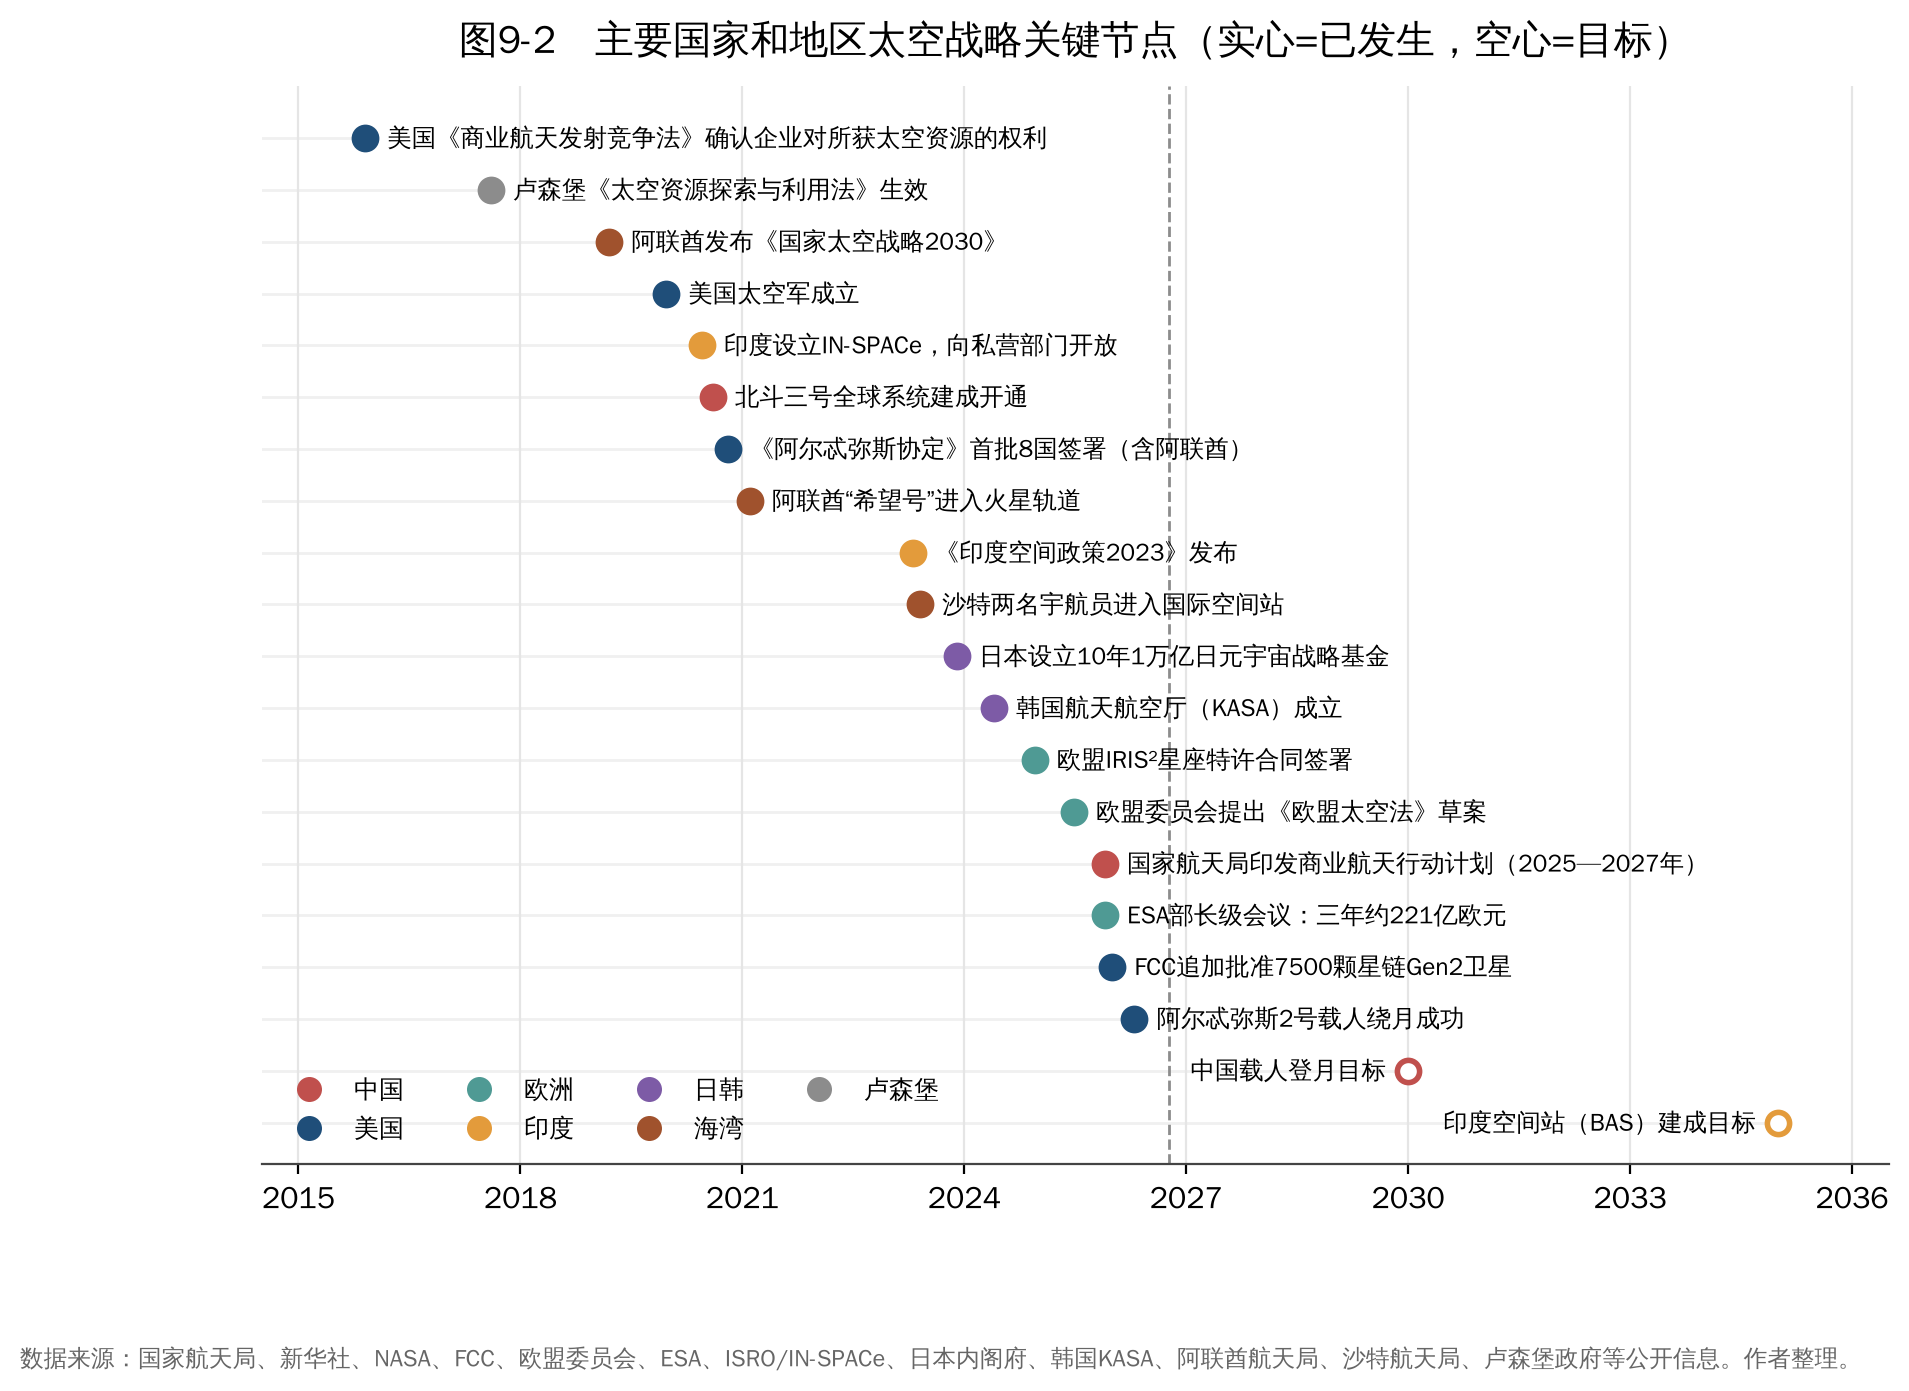

The script that drew this image:
import sys, pathlib
sys.path.insert(0, str(pathlib.Path(__file__).resolve().parents[2] / "common"))
from chartstyle import plt, PALETTE, ACCENT, GREY, save, source_note
from matplotlib.lines import Line2D

colors = {"中国": ACCENT, "美国": PALETTE[0], "欧洲": PALETTE[2], "印度": PALETTE[3], "日韩": PALETTE[4], "海湾": PALETTE[7], "卢森堡": GREY}
ev = [
    ("美国", 2015.9, "美国《商业航天发射竞争法》确认企业对所获太空资源的权利"),
    ("卢森堡", 2017.6, "卢森堡《太空资源探索与利用法》生效"),
    ("海湾", 2019.2, "阿联酋发布《国家太空战略2030》"),
    ("美国", 2019.97, "美国太空军成立"),
    ("印度", 2020.45, "印度设立IN-SPACe，向私营部门开放"),
    ("中国", 2020.6, "北斗三号全球系统建成开通"),
    ("美国", 2020.8, "《阿尔忒弥斯协定》首批8国签署（含阿联酋）"),
    ("海湾", 2021.1, "阿联酋“希望号”进入火星轨道"),
    ("印度", 2023.3, "《印度空间政策2023》发布"),
    ("海湾", 2023.4, "沙特两名宇航员进入国际空间站"),
    ("日韩", 2023.9, "日本设立10年1万亿日元宇宙战略基金"),
    ("日韩", 2024.4, "韩国航天航空厅（KASA）成立"),
    ("欧洲", 2024.95, "欧盟IRIS²星座特许合同签署"),
    ("欧洲", 2025.48, "欧盟委员会提出《欧盟太空法》草案"),
    ("中国", 2025.9, "国家航天局印发商业航天行动计划（2025—2027年）"),
    ("欧洲", 2025.9, "ESA部长级会议：三年约221亿欧元"),
    ("美国", 2026.0, "FCC追加批准7500颗星链Gen2卫星"),
    ("美国", 2026.3, "阿尔忒弥斯2号载人绕月成功"),
    ("中国", 2030.0, "中国载人登月目标"),
    ("印度", 2035.0, "印度空间站（BAS）建成目标"),
]
fig, ax = plt.subplots(figsize=(10.5, 7))
ax.grid(axis="x"); ax.grid(axis="y", visible=False)
n = len(ev)
for i, (c, x, lab) in enumerate(ev):
    y = n - 1 - i
    done = x <= 2026.77
    ax.plot([2014.5, x], [y, y], color="#F0F0F0", lw=1, zorder=0)
    ax.plot(x, y, "o", ms=8, color=colors[c] if done else "white", mec=colors[c], mew=2, zorder=3)
    if x < 2029:
        ax.text(x + 0.3, y, lab, va="center", ha="left", fontsize=8.8)
    else:
        ax.text(x - 0.3, y, lab, va="center", ha="right", fontsize=8.8)
ax.axvline(2026.77, color=GREY, ls="--", lw=1)
ax.set_yticks([]); ax.spines["left"].set_visible(False)
ax.set_xlim(2014.5, 2036.5); ax.set_ylim(-0.8, n)
ax.set_xticks(range(2015, 2037, 3))
handles = [Line2D([], [], marker="o", ls="", color=v, ms=8, label=k) for k, v in colors.items()]
ax.legend(handles=handles, loc="lower left", ncol=4, fontsize=9)
ax.set_title("图9-2　主要国家和地区太空战略关键节点（实心=已发生，空心=目标）")
source_note(fig, "数据来源：国家航天局、新华社、NASA、FCC、欧盟委员会、ESA、ISRO/IN-SPACe、日本内阁府、韩国KASA、阿联酋航天局、沙特航天局、卢森堡政府等公开信息。作者整理。")
save(fig, __file__)
